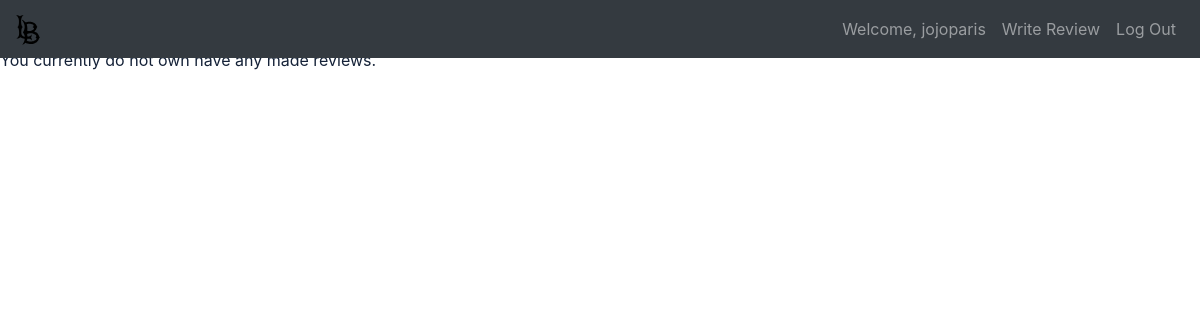
The page /view-user-review (signed in) on the database as committed earlier.
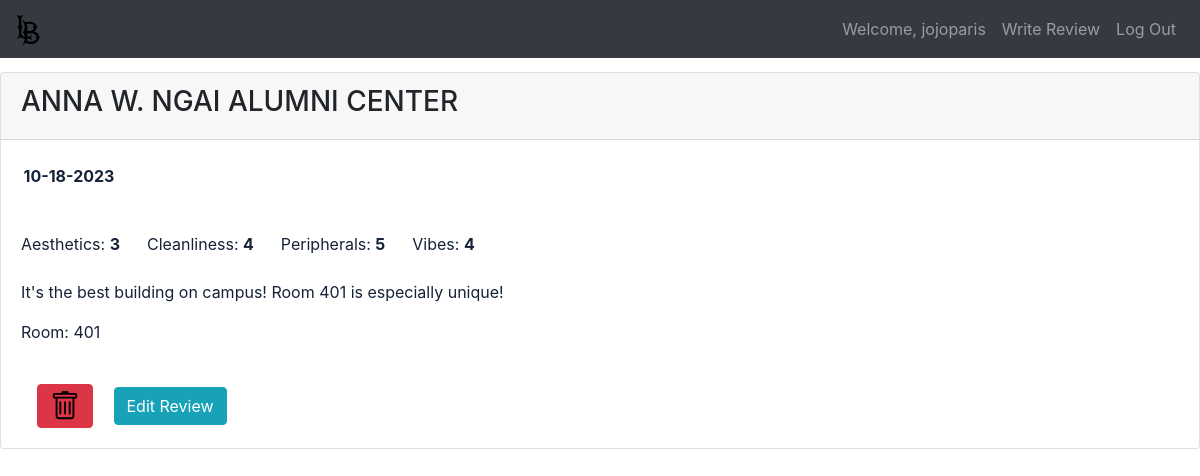
The same page on the database as committed later.
### portfolio/models.py (models this page shows, shortened)
class User(db.Model, UserMixin):
    id = db.Column(db.Integer(), primary_key=True)
    firstName = db.Column(db.String(length=30), nullable=False, unique=False)
    lastName = db.Column(db.String(length=30), nullable=False, unique=False)
    username = db.Column(db.String(length=30), nullable=False, unique=True)
    email_address = db.Column(db.String(length=50), nullable=False, unique=True)
    password_hash = db.Column(db.String(length=60), nullable=False)
    userReview = db.relationship('Review', backref='owned_user', lazy=True)
    @property
    def password(self):
        return self.password

class Review(db.Model):
    id = db.Column(db.Integer(), primary_key=True)
    buildingName = db.Column(db.String(length=10), nullable=False)
    likes = db.Column(db.Integer(), nullable=False, default = 0)
    dislikes = db.Column(db.Integer(), nullable=False, default = 0)
    aesthetics = db.Column(db.Integer(), nullable=False)
    cleanliness = db.Column(db.Integer(), nullable=False)
    peripherals = db.Column(db.Integer(), nullable=False)
    vibes = db.Column(db.Integer(), nullable=False)
    description = db.Column(db.String(length=750), nullable=False)
    room = db.Column(db.String(length=50), nullable=True)
    date_created = db.Column(db.DateTime, default=datetime.utcnow, nullable=False)
    owner = db.Column(db.Integer(), db.ForeignKey('user.id'))

### portfolio/routes.py (the view)
@app.route('/view-user-review')
def view_user_review_page():
    return render_template('user_reviews.html')

### portfolio/models.py (called while the page is built)
@login_manager.user_loader
def load_user(user_id):
    return User.query.get(int(user_id))

### portfolio/templates/user_reviews.html (shortened to what this page needs)
{% extends 'base.html' %}
{% block content %}
{% if current_user.userReview %}
    {% for review in current_user.userReview %}
        <div class="card mt-4">
            <div class="card-header">
                <h3>{{ review.buildingName}}</h3>
            </div>
            <div class="date">
                <br>
                <span>&nbsp;&nbsp;&nbsp;&nbsp;</span>
                <b><span style="color: #152238;">{{ review.date_created.strftime('%m-%d-%Y') }}</b></span>
            </div>
            <br>
            <div class="card-body">
                <div class="aesthetics-cleanliness">
                    <span style="color: #152238;">Aesthetics: <b>{{ review.aesthetics }}</b></span>
                    <span>&nbsp;&nbsp;&nbsp;&nbsp;</span>
                    <span style="color: #152238;">Cleanliness: <b>{{ review.cleanliness }}</b></span>
                    <span>&nbsp;&nbsp;&nbsp;&nbsp;</span>
                    <span style="color: #152238;">Peripherals: <b>{{ review.peripherals }}</b></span>
                    <span>&nbsp;&nbsp;&nbsp;&nbsp;</span>
                    <span style="color: #152238;">Vibes: <b>{{ review.vibes }}</b></span>
                </div>
                <br>
                <p style="color: #152238;">{{ review.description }}</p>
            {% if review.room == '' %}
            {% else %}
                <p style="color: #152238;">Room: {{ review.room }}</p>
            {% endif %}
            <br>
            <div class="button-group">
                <a class="btn btn-danger ml-3" onclick="return confirmDeletion()" href="{{ url_for('delete_review', review_id=review.id) }}">
                    <img src="{{ url_for('static', filename='img/trash.svg') }}" alt="delete button" height="30">
                </a>
                <a class="btn btn-info ml-3" href="#">Edit Review</a>
                </div>
            </div>
        </div>
    {% endfor %}
{% else %}
    <p style="color: #152238;">You currently do not own have any made reviews.</p>
{% endif %}
{% endblock %}

### portfolio/templates/base.html (shortened to what this page needs)
<!doctype html>
<html lang="en">
  <head>
    <link rel="stylesheet" href="https://cdn.jsdelivr.net/npm/bootstrap@4.5.3/dist/css/bootstrap.min.css">
  </head>
  <body>
    <nav class="navbar navbar-expand-lg navbar-dark bg-dark fixed-top">
      <a class="navbar-brand" href="{{url_for('home_page')}}">
          <img src="{{ url_for('static', filename='img/school_logo.svg') }}" alt="School Logo" height="30">
      </a>
      <div class="collapse navbar-collapse" id="navbarNav">
        {% if current_user.is_authenticated %}
        <ul class="navbar-nav ml-auto">
          <li class="nav-item">
            <a class="nav-link" href="{{ url_for('logged_in_page') }}">Welcome, {{ current_user.username }}</a>
          </li>
          <li class="nav-item">
            <a class="nav-link" href="{{ url_for('review_page') }}">Write Review</a>
          </li>
          <li class="nav-item">
            <a class="nav-link" href="{{ url_for('logout_page') }}" onclick="return confirmLogout()">Log Out</a>
          </li>
        </ul>
        {% endif %}
      </div>
    </nav>
    <br>
    <br>
    {% block content %}
    {% endblock %}
  </body>
</html>

Rows that differ between the two databases and show on the page:
added Review: buildingName "ANNA W. NGAI ALUMNI CENTER", date_created "10-18-2023", aesthetics "3", cleanliness "4", peripherals "5", vibes "4", description "It's the best building on campus! Room 401 is especially unique!", room "401"
Other text that changed with them:
text no longer shown: "You currently do not own have any made reviews."
